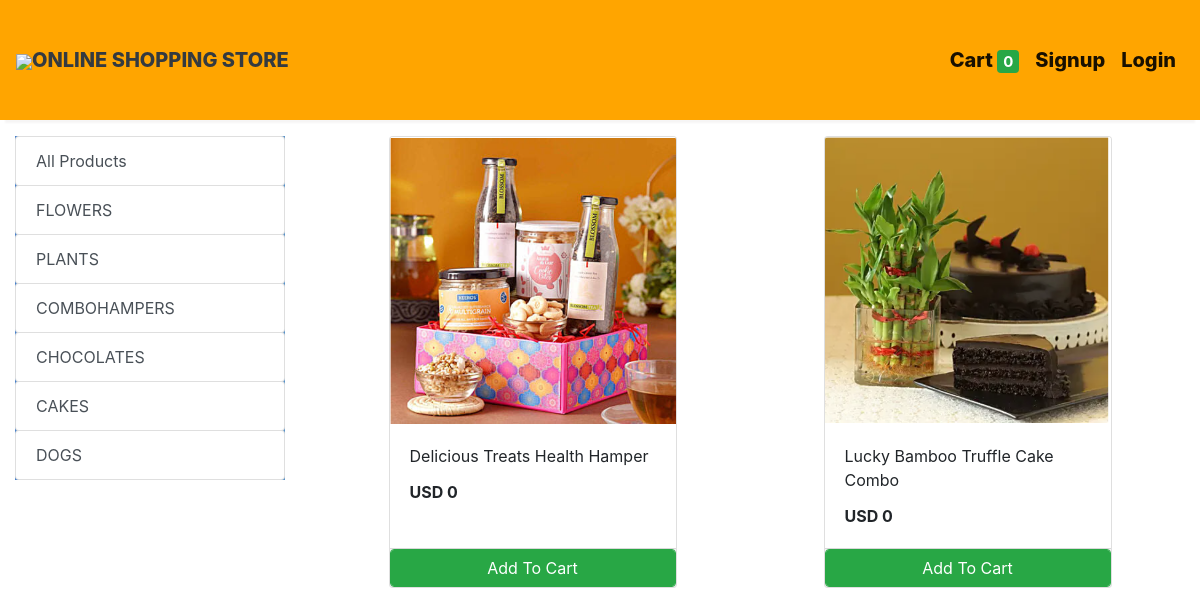
Screenshot of /store?category=3 with the database file from the repository.
### store/models/category.py (models this page shows, shortened)
class Category(models.Model):
    name= models.CharField(max_length=50)
    @staticmethod
    def get_all_categories():
        return Category.objects.all()

### store/models/product.py (models this page shows, shortened)
class Products(models.Model):
    name = models.CharField(max_length=60)
    price= models.IntegerField(default=0)
    category= models.ForeignKey(Category,on_delete=models.CASCADE,default=1 )
    description= models.CharField(max_length=250, default='', blank=True, null= True)
    image= models.ImageField(upload_to='uploads/products/')
    @staticmethod
    def get_all_products_by_categoryid(category_id):
        if category_id:
            return Products.objects.filter (category=category_id)
        else:
            return Products.get_all_products();

### store/views/home.py (the view)
# urls.py: path('' , include('store.urls'))
def store(request):
    cart = request.session.get('cart')
    if not cart:
        request.session['cart'] = {}
    products = None
    categories = Category.get_all_categories()
    categoryID = request.GET.get('category')
    if categoryID:
        products = Products.get_all_products_by_categoryid(categoryID)
    else:
        products = Products.get_all_products();
    data = {}
    data['products'] = products
    data['categories'] = categories
    print('you are : ', request.session.get('email'))
    return render(request, 'index.html', data)

### store/templatetags/cart.py (called while the page is built)
@register.filter (name='is_in_cart')
def is_in_cart(product, cart):
    keys = cart.keys ()
    for id in keys:
        if int (id) == product.id:
            return True
    return False;

### store/templatetags/custom_filter.py (called while the page is built)
@register.filter(name='currency')
def currency(number):
    return "USD "+str(number)

### store/templates/index.html (shortened to what this page needs)
{% extends 'base.html' %}
{% block content %}
{% load cart %}
{% load custom_filter %}
<div class="container-fluid mt-3"  >
	<div class="row">
		<div class="col-lg-3 mx-auto">
			<div class="list-group" style="background: linear-gradient(to right, #457fca, #5691c8);">
				<a href="/" class="list-group-item list-group-item-action btn btn-outline-success">All Products</a>
				{% for category in categories %}
				<a href="/?category={{category.id}}"
					class="list-group-item list-group-item-action btn btn-outline-success ">{{category.name}}</a>
				{% endfor %}
			</div>
		</div>
		<div id='products' class="col-lg-9 mx-auto">
			<div class="row mx-auto">
				{% for product in products %}
				<div class="card mx-auto mb-3" id={{product.id}} style="width: 18rem;">
					<img class="card-img-top" src="{{product.image.url}}" alt="Card image cap">
					<div class="card-body">
						<p class="card-title">{{product.name}}</p>
						<p class="card-text"><b>{{product.price|currency}}</b></p>
					</div>
					<div class="card-footer p-0 no-gutters">
						{% if product|is_in_cart:request.session.cart %}
						<div class="row no-gutters">
							<form action="/#{{product.id}}" class="col-2 " method="post">
								{% csrf_token %}
								<input hidden type="text" name='product' value='{{product.id}}'>
								<input hidden type="text" name='remove' value='True'>
								<input type="submit" value=" - " class="btn btn-block btn-success border-right">
							</form>
							<div class="text-center col btn btn-success">{{product|cart_quantity:request.session.cart}} in Cart</div>
							<form action="/#{{product.id}}" class="col-2 " method="post">
								{% csrf_token %}
								<input hidden type="text" name='product' value='{{product.id}}'>
								<input type="submit" value=" + " class="btn btn-block btn-success border-left">
							</form>
						</div>
						{% else %}
						<form action="/#{{product.id}}" method="POST" class="btn-block">
							<input type="submit" class="float-right btn btn-success form-control"
								value="Add To Cart">
						</form>
						{% endif %}
					</div>
				</div>
				{% endfor %}
			</div>
		</div>
	</div>
</div>
{% endblock %}

### rows the page displays
Category: name "FLOWERS"
Category: name "PLANTS"
Category: name "COMBOHAMPERS"
Category: name "CHOCOLATES"
Category: name "CAKES"
Category: name "DOGS"
Products: image (picture), name "Delicious Treats Health Hamper", price "USD 0"
Products: image (picture), name "Lucky Bamboo Truffle Cake Combo", price "USD 0"

### other values shown
{{ request.session.cart.keys|length }} "0"
